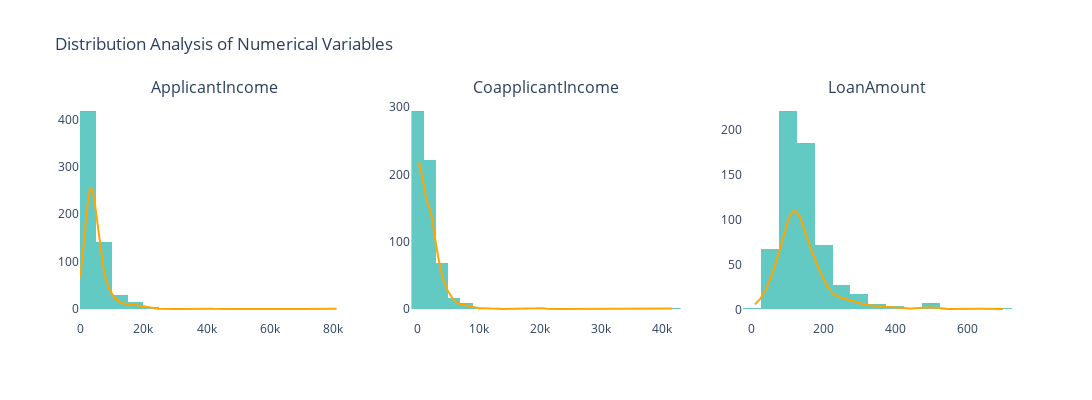

Notebook code for this chart:
### Markdown cell above
# Analysis of Numerical Features

For numerical features, we will examine their distribution using histograms and box plots. These charts help us identify skewness and the presence of outliers.

### Code cell
# لیست ویژگیهای عددی
numerical_features = ['ApplicantIncome', 'CoapplicantIncome', 'LoanAmount']

# ایجاد سابپلاتها (3 ستون، 1 سطر)
fig = make_subplots(
    rows=1, cols=3,
    subplot_titles=numerical_features
)

# اضافه کردن هر هیستوگرام به سابپلاتها
for i, col in enumerate(numerical_features):
    hist = go.Histogram(
        x=loan_dataset[col],
        nbinsx=30,
        marker=dict(color='lightseagreen'),
        opacity=0.75,
        name=col,
        histnorm=None
    )
    
    # افزودن منحنی KDE (چگالی)
    kde = go.Histogram(
        x=loan_dataset[col],
        nbinsx=30,
        histnorm='probability density',
        marker=dict(color='orange'),
        opacity=0.3,
        showlegend=False
    )

    fig.add_trace(hist, row=1, col=i+1)
    # در Plotly، نمودار چگالی واقعی بهتر با go.Scatter ساخته میشود:

# نسخه بهتر با چگالی واقعی (روش جایگزین)
import numpy as np


fig = make_subplots(rows=1, cols=3, subplot_titles=numerical_features)

for i, col in enumerate(numerical_features):
    # هیستوگرام
    fig.add_trace(
        go.Histogram(
            x=loan_dataset[col],
            nbinsx=30,
            name=col,
            marker_color='lightseagreen',
            opacity=0.7
        ),
        row=1, col=i+1
    )
    
    # منحنی KDE
    kde = gaussian_kde(loan_dataset[col].dropna())
    x_range = np.linspace(loan_dataset[col].min(), loan_dataset[col].max(), 200)
    fig.add_trace(
        go.Scatter(
            x=x_range,
            y=kde(x_range) * len(loan_dataset[col]) * (loan_dataset[col].max() - loan_dataset[col].min()) / 30,
            mode='lines',
            name=f"{col} KDE",
            line=dict(color='orange')
        ),
        row=1, col=i+1
    )

fig.update_layout(
    title="Distribution Analysis of Numerical Variables ",
    height=400,
    width=1200,
    showlegend=False,
    plot_bgcolor='white'
)

fig.show()

### Figure 1 — Plotly figure (JSON) as saved in the notebook; plotly's stock layout.template omitted (floating-point values rounded to 4 significant figures; data arrays with more than 128 entries replaced by an {"elided": "..."} marker saying what was removed)
{"data": [{"marker": {"color": "lightseagreen"}, "name": "ApplicantIncome", "nbinsx": 30, "opacity": 0.7, "type": "histogram", "x": {"elided": "614 float values"}, "xaxis": "x", "yaxis": "y"}, {"line": {"color": "orange"}, "mode": "lines", "name": "ApplicantIncome KDE", "type": "scatter", "x": {"elided": "200 float values"}, "xaxis": "x", "y": {"elided": "200 float values"}, "yaxis": "y"}, {"marker": {"color": "lightseagreen"}, "name": "CoapplicantIncome", "nbinsx": 30, "opacity": 0.7, "type": "histogram", "x": {"elided": "614 float values"}, "xaxis": "x2", "yaxis": "y2"}, {"line": {"color": "orange"}, "mode": "lines", "name": "CoapplicantIncome KDE", "type": "scatter", "x": {"elided": "200 float values"}, "xaxis": "x2", "y": {"elided": "200 float values"}, "yaxis": "y2"}, {"marker": {"color": "lightseagreen"}, "name": "LoanAmount", "nbinsx": 30, "opacity": 0.7, "type": "histogram", "x": {"elided": "614 float values"}, "xaxis": "x3", "yaxis": "y3"}, {"line": {"color": "orange"}, "mode": "lines", "name": "LoanAmount KDE", "type": "scatter", "x": {"elided": "200 float values"}, "xaxis": "x3", "y": {"elided": "200 float values"}, "yaxis": "y3"}], "layout": {"annotations": [{"font": {"size": 16}, "showarrow": false, "text": "ApplicantIncome", "x": 0.1444, "xanchor": "center", "xref": "paper", "y": 1, "yanchor": "bottom", "yref": "paper"}, {"font": {"size": 16}, "showarrow": false, "text": "CoapplicantIncome", "x": 0.5, "xanchor": "center", "xref": "paper", "y": 1, "yanchor": "bottom", "yref": "paper"}, {"font": {"size": 16}, "showarrow": false, "text": "LoanAmount", "x": 0.8556, "xanchor": "center", "xref": "paper", "y": 1, "yanchor": "bottom", "yref": "paper"}], "height": 400, "plot_bgcolor": "white", "showlegend": false, "title": {"text": "Distribution Analysis of Numerical Variables "}, "width": 1200, "xaxis": {"anchor": "y", "domain": [0, 0.2889]}, "xaxis2": {"anchor": "y2", "domain": [0.3556, 0.6444]}, "xaxis3": {"anchor": "y3", "domain": [0.7111, 1]}, "yaxis": {"anchor": "x", "domain": [0, 1]}, "yaxis2": {"anchor": "x2", "domain": [0, 1]}, "yaxis3": {"anchor": "x3", "domain": [0, 1]}}}
